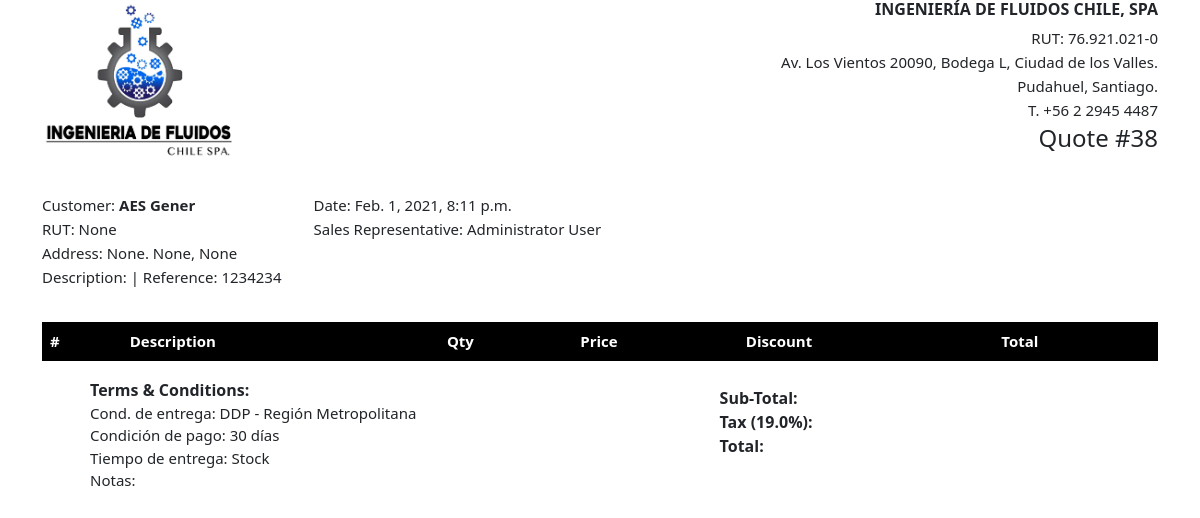
Screenshot of /quote/view-quote/38 with the database file from the repository.
### quote/models.py (models this page shows, shortened)
class UserCompany(models.Model):
    user = models.ForeignKey(User, on_delete=PROTECT, related_name="user_company")
    name = models.CharField(max_length=50)
    legal_id = models.CharField(max_length=50)
    address = models.CharField(max_length=100)
    city = models.CharField(max_length=50)
    state = models.CharField(max_length=50)
    phone = models.CharField(max_length=50)

class Quote(models.Model):
    creator = models.ForeignKey(User, on_delete=PROTECT, related_name="quote_creator")
    reference = models.CharField(max_length=50, blank=True, null=True)
    description = models.CharField(max_length=50, blank=True, null=True)
    creation_date = models.DateTimeField(auto_now_add=True)
    edit_date = models.DateTimeField(auto_now=True)
    products = models.ManyToManyField("Product", blank=True)
    company = models.ForeignKey(
        Company, on_delete=PROTECT, related_name="company_quoted"
    )
    contact = models.ForeignKey(
        Contact, on_delete=PROTECT, related_name="contact_quoted", blank=True, null=True
    )
    terms = models.TextField(blank=True, null=True)
    tax = models.FloatField(blank=True, null=True)
    internal_note = models.TextField(blank=True, null=True)

class Company(models.Model):
    name = models.CharField(max_length=20, unique=True)
    legal_id = models.CharField(max_length=10, null=True, unique=True)
    email = models.EmailField(blank=True, null=True)
    phone = models.CharField(max_length=12, null=True)
    mobile = models.CharField(max_length=12, null=True)
    category = models.ForeignKey(
        Category, on_delete=PROTECT, related_name="company_category"
    )
    address = models.CharField(max_length=100, null=True)
    city = models.CharField(max_length=50, null=True)
    state = models.CharField(max_length=50, null=True)
    country = models.CharField(max_length=50, null=True)
    creator = models.ForeignKey(User, on_delete=PROTECT, related_name="company_creator")
    editor = models.ForeignKey(User, on_delete=PROTECT, related_name="company_editor")
    creation_date = models.DateTimeField(auto_now_add=True)
    edit_date = models.DateTimeField(auto_now=True)
    class Meta:
        verbose_name_plural = "Companies"

class User(AbstractUser):
    pass

### quote/views.py (the view)
# urls.py: path("view-quote/<int:quote_id>", views.view_quote, name="view-quote"),
def view_quote(request, quote_id):
    quote = Quote.objects.get(pk=quote_id)
    products = QuotedProduct.objects.filter(quote=quote)
    logo = "img"
    company = UserCompany.objects.get(pk=1)
    return render(
        request,
        "quote/view-quote.html",
        {"quote": quote, "products": [product.serialize() for product in products], "company": company},
    )

### quote/templates/quote/view-quote.html (shortened to what this page needs)
{% extends 'quote/layout.html' %}
{% load static %}
{% block body %}
<div class="company-info">
    <div class="general-info-left">
        <img src="{% static 'quote/img/logo/Logo-IFC.jpg' %}" alt="Logo-IFC" width="200px">
    </div>
    <div class="general-info-right">
        <div>
            <h6><strong>{{company.name}}</strong></h6>
            <p class="company-details">RUT: {{company.legal_id}}</p>
            <p class="company-details">{{company.address}}.</p>
            <p class="company-details">{{company.city}}, {{company.state}}.</p>
            <p class="company-details">T. {{company.phone}}</p>
            <h4>Quote #{{ quote.pk }}</h4>
        </div>
    </div>
</div>
<div class="customer-info">
    <div class="customer-info-left">
        <div>
            <p>Customer: <strong>{{quote.company.name}}</strong></p>
            <p class="customer-details">RUT: {{quote.company.legal_id}}</p>
            <p class="customer-details">Address: {{quote.company.address}}. {{quote.company.city}}, {{quote.company.state}}</p>
            <p class="customer-details">Description: {{quote.description}} | Reference: {{quote.reference}}</p>
        </div>
    </div>
    <div class="customer-info-right">
        <div>
            <p>Date: {{quote.creation_date}}</p>
            <p class="customer-details">Sales Representative: {{quote.creator.first_name}} {{quote.creator.last_name}}</p>
        </div>
    </div>
</div>
<table class='table'>
    <thead>
        <tr>
            <th>#</th>
            <th>Description</th>
            <th>Qty</th>
            <th>Price</th>
            <th>Discount</th>
            <th>Total</th>
        </tr>
    </thead>
</table>
<div class="terms-and-total">
    <div class="terms">
        <div><strong>Terms & Conditions:</strong></div>
        <div>{{quote.terms|linebreaks}}</div>
    </div>
    <div class="totals">
        <div class="totaling-div">
            <div class="total-label">Sub-Total:</div>
        </div>
        <div class="totaling-div">
            <div class="total-label">Tax ({{quote.tax}}%):</div>
        </div>
        <div class="totaling-div">
            <div class="total-label">Total:</div>
        </div>
    </div>
</div>
<link rel="stylesheet" type="text/css" href="{% static 'quote/css/view-quote.css' %}">
{% endblock body %}

### quote/static/quote/css/main.css (style rules this page uses)
* { box-sizing: border-box; }
body { margin-bottom: 2rem; }
.totals { padding: 0.5rem; }

### quote/static/quote/css/view-quote.css (style rules this page uses)
@media (min-width: 850px) { p { font-size: 15px; margin-bottom: 0.1rem; } }
@media (min-width: 850px) { .company-info { display: flex; justify-content: space-between; text-align: end; margin-bottom: 2rem; } }
.customer-info { display: flex; margin-bottom: 2rem; }
.customer-info-right { text-align: left; margin-left: 2rem; }
table { margin-bottom: 2rem; }
thead { background-color: black; color: white; }
tr { font-size: 15px; }
.terms-and-total { display: flex; justify-content: space-between; }
.totaling-div { display: flex; justify-content: space-between; font-weight: bold; }
.terms { padding-left: 3rem; }
.totals { width: 40%; padding-right: 3rem; }

### rows the page displays
UserCompany: name "INGENIERÍA DE FLUIDOS CHILE, SPA", legal_id "76.921.021-0", address "Av. Los Vientos 20090, Bodega L, Ciudad de los Valles", city "Pudahuel", state "Santiago", phone "+56 2 2945 4487"
Quote: pk "38", company.name "AES Gener", company.legal_id "None", company.address "None", company.city "None", company.state "None", reference "1234234", creation_date "Feb. 1, 2021, 8:11 p.m.", creator.first_name "Administrator", creator.last_name "User", terms "Cond. de entrega: DDP - Región Metropolitana Condición de pago: 30 días Tiempo de entrega: Stock Notas:", tax "19.0"
